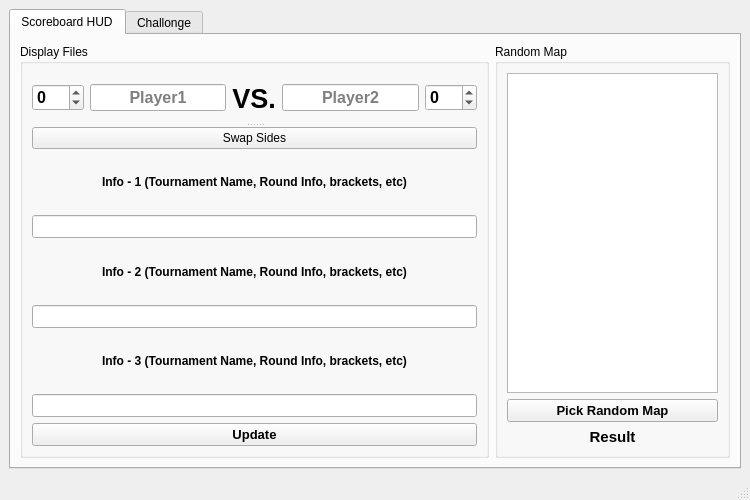
<?xml version="1.0" encoding="UTF-8"?>
<ui version="4.0">
 <class>elscontroller</class>
 <widget class="QMainWindow" name="elscontroller">
  <property name="geometry">
   <rect>
    <x>0</x>
    <y>0</y>
    <width>750</width>
    <height>500</height>
   </rect>
  </property>
  <property name="minimumSize">
   <size>
    <width>750</width>
    <height>500</height>
   </size>
  </property>
  <property name="acceptDrops">
   <bool>false</bool>
  </property>
  <property name="windowTitle">
   <string>Elsword Tournament Controller</string>
  </property>
  <widget class="QWidget" name="centralwidget">
   <layout class="QHBoxLayout" name="horizontalLayout">
    <item>
     <widget class="QTabWidget" name="info1LineEdit">
      <property name="minimumSize">
       <size>
        <width>0</width>
        <height>0</height>
       </size>
      </property>
      <property name="currentIndex">
       <number>0</number>
      </property>
      <widget class="QWidget" name="scoreboardTab">
       <attribute name="title">
        <string>Scoreboard HUD</string>
       </attribute>
       <layout class="QGridLayout" name="gridLayout_2">
        <item row="0" column="1">
         <widget class="QGroupBox" name="groupBoxRight">
          <property name="title">
           <string>Random Map</string>
          </property>
          <layout class="QGridLayout" name="gridLayout">
           <item row="0" column="0">
            <widget class="QListWidget" name="mapListWidget"/>
           </item>
           <item row="1" column="0">
            <widget class="QPushButton" name="pickMapButton">
             <property name="font">
              <font>
               <pointsize>10</pointsize>
               <weight>75</weight>
               <bold>true</bold>
              </font>
             </property>
             <property name="text">
              <string>Pick Random Map</string>
             </property>
            </widget>
           </item>
           <item row="2" column="0">
            <widget class="QLabel" name="mapResultLabel">
             <property name="font">
              <font>
               <pointsize>11</pointsize>
               <weight>75</weight>
               <bold>true</bold>
              </font>
             </property>
             <property name="text">
              <string>Result</string>
             </property>
             <property name="alignment">
              <set>Qt::AlignCenter</set>
             </property>
            </widget>
           </item>
          </layout>
         </widget>
        </item>
        <item row="0" column="0">
         <widget class="QGroupBox" name="groupBoxLeft">
          <property name="title">
           <string>Display Files</string>
          </property>
          <layout class="QHBoxLayout" name="horizontalLayout_4">
           <item>
            <widget class="QSplitter" name="splitter_2">
             <property name="orientation">
              <enum>Qt::Vertical</enum>
             </property>
             <property name="childrenCollapsible">
              <bool>false</bool>
             </property>
             <widget class="QWidget" name="layoutWidget">
              <layout class="QHBoxLayout" name="horizontalLayout_2" stretch="0,0,0,0,0">
               <item>
                <widget class="QSpinBox" name="p1SpinBox">
                 <property name="font">
                  <font>
                   <pointsize>12</pointsize>
                   <weight>75</weight>
                   <bold>true</bold>
                  </font>
                 </property>
                 <property name="styleSheet">
                  <string notr="true">selection-color:black;selection-background-color:white</string>
                 </property>
                 <property name="minimum">
                  <number>-99</number>
                 </property>
                </widget>
               </item>
               <item>
                <widget class="QLineEdit" name="p1LineEdit">
                 <property name="font">
                  <font>
                   <pointsize>12</pointsize>
                   <weight>75</weight>
                   <bold>true</bold>
                  </font>
                 </property>
                 <property name="alignment">
                  <set>Qt::AlignCenter</set>
                 </property>
                 <property name="placeholderText">
                  <string>Player1</string>
                 </property>
                </widget>
               </item>
               <item>
                <widget class="QLabel" name="label">
                 <property name="font">
                  <font>
                   <pointsize>20</pointsize>
                   <weight>75</weight>
                   <bold>true</bold>
                  </font>
                 </property>
                 <property name="text">
                  <string>VS.</string>
                 </property>
                 <property name="alignment">
                  <set>Qt::AlignCenter</set>
                 </property>
                </widget>
               </item>
               <item>
                <widget class="QLineEdit" name="p2LineEdit">
                 <property name="font">
                  <font>
                   <pointsize>12</pointsize>
                   <weight>75</weight>
                   <bold>true</bold>
                  </font>
                 </property>
                 <property name="alignment">
                  <set>Qt::AlignCenter</set>
                 </property>
                 <property name="placeholderText">
                  <string>Player2</string>
                 </property>
                </widget>
               </item>
               <item>
                <widget class="QSpinBox" name="p2SpinBox">
                 <property name="font">
                  <font>
                   <pointsize>12</pointsize>
                   <weight>75</weight>
                   <bold>true</bold>
                  </font>
                 </property>
                 <property name="styleSheet">
                  <string notr="true">selection-color:black;selection-background-color:white</string>
                 </property>
                 <property name="minimum">
                  <number>-99</number>
                 </property>
                </widget>
               </item>
              </layout>
             </widget>
             <widget class="QWidget" name="layoutWidget">
              <layout class="QVBoxLayout" name="verticalLayout">
               <item>
                <widget class="QPushButton" name="swapSidesButton">
                 <property name="text">
                  <string>Swap Sides</string>
                 </property>
                </widget>
               </item>
               <item>
                <widget class="QLabel" name="infoLabel">
                 <property name="font">
                  <font>
                   <weight>75</weight>
                   <bold>true</bold>
                  </font>
                 </property>
                 <property name="text">
                  <string>Info - 1 (Tournament Name, Round Info, brackets, etc)</string>
                 </property>
                 <property name="alignment">
                  <set>Qt::AlignCenter</set>
                 </property>
                </widget>
               </item>
               <item>
                <widget class="QLineEdit" name="file1LineEdit">
                 <property name="font">
                  <font>
                   <pointsize>10</pointsize>
                   <weight>75</weight>
                   <bold>true</bold>
                  </font>
                 </property>
                </widget>
               </item>
               <item>
                <widget class="QLabel" name="infoLabel_2">
                 <property name="font">
                  <font>
                   <weight>75</weight>
                   <bold>true</bold>
                  </font>
                 </property>
                 <property name="text">
                  <string>Info - 2 (Tournament Name, Round Info, brackets, etc)</string>
                 </property>
                 <property name="alignment">
                  <set>Qt::AlignCenter</set>
                 </property>
                </widget>
               </item>
               <item>
                <widget class="QLineEdit" name="file2LineEdit">
                 <property name="font">
                  <font>
                   <pointsize>10</pointsize>
                   <weight>75</weight>
                   <bold>true</bold>
                  </font>
                 </property>
                </widget>
               </item>
               <item>
                <widget class="QLabel" name="infoLabel_3">
                 <property name="font">
                  <font>
                   <weight>75</weight>
                   <bold>true</bold>
                  </font>
                 </property>
                 <property name="text">
                  <string>Info - 3 (Tournament Name, Round Info, brackets, etc)</string>
                 </property>
                 <property name="alignment">
                  <set>Qt::AlignCenter</set>
                 </property>
                </widget>
               </item>
               <item>
                <widget class="QLineEdit" name="file3LineEdit">
                 <property name="font">
                  <font>
                   <pointsize>10</pointsize>
                   <weight>75</weight>
                   <bold>true</bold>
                  </font>
                 </property>
                </widget>
               </item>
               <item>
                <widget class="QPushButton" name="updateButton">
                 <property name="font">
                  <font>
                   <pointsize>10</pointsize>
                   <weight>75</weight>
                   <bold>true</bold>
                  </font>
                 </property>
                 <property name="text">
                  <string>Update</string>
                 </property>
                </widget>
               </item>
              </layout>
             </widget>
            </widget>
           </item>
          </layout>
         </widget>
        </item>
       </layout>
      </widget>
      <widget class="QWidget" name="challongeTab">
       <attribute name="title">
        <string>Challonge</string>
       </attribute>
       <layout class="QHBoxLayout" name="horizontalLayout_3">
        <item>
         <widget class="QSplitter" name="splitter">
          <property name="sizePolicy">
           <sizepolicy hsizetype="Preferred" vsizetype="Preferred">
            <horstretch>0</horstretch>
            <verstretch>0</verstretch>
           </sizepolicy>
          </property>
          <property name="orientation">
           <enum>Qt::Horizontal</enum>
          </property>
          <property name="opaqueResize">
           <bool>true</bool>
          </property>
          <property name="childrenCollapsible">
           <bool>false</bool>
          </property>
          <widget class="QGroupBox" name="tournamentsGroupBox">
           <property name="sizePolicy">
            <sizepolicy hsizetype="MinimumExpanding" vsizetype="Preferred">
             <horstretch>1</horstretch>
             <verstretch>0</verstretch>
            </sizepolicy>
           </property>
           <property name="title">
            <string>Tournament/Match Selection</string>
           </property>
           <layout class="QVBoxLayout" name="verticalLayout_2">
            <item>
             <layout class="QFormLayout" name="formLayout">
              <property name="fieldGrowthPolicy">
               <enum>QFormLayout::AllNonFixedFieldsGrow</enum>
              </property>
              <item row="0" column="0">
               <widget class="QLabel" name="challongeDescriptionLabel">
                <property name="text">
                 <string>Challonge API Key:</string>
                </property>
               </widget>
              </item>
              <item row="1" column="0" colspan="2">
               <widget class="QLineEdit" name="apiLineEdit">
                <property name="sizePolicy">
                 <sizepolicy hsizetype="Expanding" vsizetype="Fixed">
                  <horstretch>0</horstretch>
                  <verstretch>0</verstretch>
                 </sizepolicy>
                </property>
                <property name="maxLength">
                 <number>100</number>
                </property>
                <property name="echoMode">
                 <enum>QLineEdit::Password</enum>
                </property>
               </widget>
              </item>
              <item row="2" column="0" colspan="2">
               <widget class="QPushButton" name="challongeSignInButton">
                <property name="sizePolicy">
                 <sizepolicy hsizetype="Minimum" vsizetype="Fixed">
                  <horstretch>0</horstretch>
                  <verstretch>0</verstretch>
                 </sizepolicy>
                </property>
                <property name="text">
                 <string>Sign In</string>
                </property>
               </widget>
              </item>
             </layout>
            </item>
            <item>
             <widget class="QListWidget" name="tournamentListWidget">
              <property name="sizePolicy">
               <sizepolicy hsizetype="Expanding" vsizetype="Expanding">
                <horstretch>0</horstretch>
                <verstretch>0</verstretch>
               </sizepolicy>
              </property>
              <property name="sizeAdjustPolicy">
               <enum>QAbstractScrollArea::AdjustToContents</enum>
              </property>
              <property name="resizeMode">
               <enum>QListView::Adjust</enum>
              </property>
             </widget>
            </item>
            <item>
             <layout class="QHBoxLayout" name="horizontalLayout_5">
              <item>
               <widget class="QPushButton" name="challongeBackButton">
                <property name="text">
                 <string>Back</string>
                </property>
               </widget>
              </item>
              <item>
               <widget class="QPushButton" name="challongeSelectButton">
                <property name="text">
                 <string>Select</string>
                </property>
               </widget>
              </item>
             </layout>
            </item>
            <item>
             <layout class="QHBoxLayout" name="horizontalLayout_6">
              <item>
               <widget class="QPushButton" name="challongeRefreshButton">
                <property name="text">
                 <string>Refresh</string>
                </property>
               </widget>
              </item>
              <item>
               <widget class="QPushButton" name="challongeSignOutButton">
                <property name="text">
                 <string>Sign Out</string>
                </property>
               </widget>
              </item>
             </layout>
            </item>
            <item>
             <layout class="QHBoxLayout" name="horizontalLayout_7">
              <item>
               <widget class="QPushButton" name="reopenMatchButton">
                <property name="enabled">
                 <bool>false</bool>
                </property>
                <property name="text">
                 <string>Re-Open</string>
                </property>
               </widget>
              </item>
              <item>
               <widget class="QPushButton" name="completedMatchesButton">
                <property name="enabled">
                 <bool>false</bool>
                </property>
                <property name="text">
                 <string>View Done</string>
                </property>
               </widget>
              </item>
             </layout>
            </item>
           </layout>
          </widget>
          <widget class="QGroupBox" name="matchGroupBox">
           <property name="enabled">
            <bool>true</bool>
           </property>
           <property name="sizePolicy">
            <sizepolicy hsizetype="Preferred" vsizetype="Preferred">
             <horstretch>2</horstretch>
             <verstretch>0</verstretch>
            </sizepolicy>
           </property>
           <property name="title">
            <string>Match Info</string>
           </property>
           <layout class="QVBoxLayout" name="verticalLayout_3">
            <item>
             <widget class="QSplitter" name="splitter_3">
              <property name="orientation">
               <enum>Qt::Vertical</enum>
              </property>
              <property name="childrenCollapsible">
               <bool>false</bool>
              </property>
              <widget class="QGroupBox" name="playerGroupBox">
               <property name="sizePolicy">
                <sizepolicy hsizetype="Preferred" vsizetype="Preferred">
                 <horstretch>0</horstretch>
                 <verstretch>1</verstretch>
                </sizepolicy>
               </property>
               <property name="title">
                <string/>
               </property>
               <layout class="QGridLayout" name="gridLayout_3">
                <item row="0" column="0">
                 <widget class="QLabel" name="matchP1Label">
                  <property name="sizePolicy">
                   <sizepolicy hsizetype="Preferred" vsizetype="Preferred">
                    <horstretch>0</horstretch>
                    <verstretch>0</verstretch>
                   </sizepolicy>
                  </property>
                  <property name="font">
                   <font>
                    <pointsize>13</pointsize>
                    <weight>75</weight>
                    <bold>true</bold>
                   </font>
                  </property>
                  <property name="autoFillBackground">
                   <bool>true</bool>
                  </property>
                  <property name="text">
                   <string>Player1</string>
                  </property>
                  <property name="alignment">
                   <set>Qt::AlignCenter</set>
                  </property>
                 </widget>
                </item>
                <item row="0" column="1">
                 <widget class="QLabel" name="matchVSLabel">
                  <property name="sizePolicy">
                   <sizepolicy hsizetype="Preferred" vsizetype="Preferred">
                    <horstretch>0</horstretch>
                    <verstretch>3</verstretch>
                   </sizepolicy>
                  </property>
                  <property name="font">
                   <font>
                    <pointsize>13</pointsize>
                    <weight>75</weight>
                    <bold>true</bold>
                   </font>
                  </property>
                  <property name="autoFillBackground">
                   <bool>true</bool>
                  </property>
                  <property name="text">
                   <string>VS.</string>
                  </property>
                  <property name="alignment">
                   <set>Qt::AlignCenter</set>
                  </property>
                 </widget>
                </item>
                <item row="0" column="2">
                 <widget class="QLabel" name="matchP2Label">
                  <property name="sizePolicy">
                   <sizepolicy hsizetype="Preferred" vsizetype="Preferred">
                    <horstretch>0</horstretch>
                    <verstretch>0</verstretch>
                   </sizepolicy>
                  </property>
                  <property name="font">
                   <font>
                    <pointsize>13</pointsize>
                    <weight>75</weight>
                    <bold>true</bold>
                   </font>
                  </property>
                  <property name="autoFillBackground">
                   <bool>true</bool>
                  </property>
                  <property name="text">
                   <string>Player2</string>
                  </property>
                  <property name="alignment">
                   <set>Qt::AlignCenter</set>
                  </property>
                 </widget>
                </item>
                <item row="1" column="1">
                 <widget class="QLabel" name="roundLabel">
                  <property name="sizePolicy">
                   <sizepolicy hsizetype="Preferred" vsizetype="Preferred">
                    <horstretch>0</horstretch>
                    <verstretch>1</verstretch>
                   </sizepolicy>
                  </property>
                  <property name="font">
                   <font>
                    <pointsize>11</pointsize>
                   </font>
                  </property>
                  <property name="statusTip">
                   <string>Link to brackets (opens in default browser).</string>
                  </property>
                  <property name="autoFillBackground">
                   <bool>true</bool>
                  </property>
                  <property name="text">
                   <string>Round 1</string>
                  </property>
                  <property name="alignment">
                   <set>Qt::AlignCenter</set>
                  </property>
                 </widget>
                </item>
                <item row="1" column="0">
                 <widget class="QPushButton" name="p1CopyNameButton">
                  <property name="text">
                   <string>Copy to Clipboard</string>
                  </property>
                 </widget>
                </item>
                <item row="1" column="2">
                 <widget class="QPushButton" name="p2CopyNameButton">
                  <property name="text">
                   <string>Copy to Clipboard</string>
                  </property>
                 </widget>
                </item>
               </layout>
              </widget>
              <widget class="QGroupBox" name="matchInfoGroupBox">
               <property name="sizePolicy">
                <sizepolicy hsizetype="Preferred" vsizetype="Preferred">
                 <horstretch>0</horstretch>
                 <verstretch>2</verstretch>
                </sizepolicy>
               </property>
               <property name="title">
                <string>Report Scores</string>
               </property>
               <layout class="QGridLayout" name="gridLayout_4">
                <item row="0" column="1">
                 <widget class="QLabel" name="matchHyphenLabel">
                  <property name="sizePolicy">
                   <sizepolicy hsizetype="Preferred" vsizetype="Preferred">
                    <horstretch>0</horstretch>
                    <verstretch>3</verstretch>
                   </sizepolicy>
                  </property>
                  <property name="font">
                   <font>
                    <pointsize>18</pointsize>
                    <weight>75</weight>
                    <bold>true</bold>
                   </font>
                  </property>
                  <property name="text">
                   <string>—</string>
                  </property>
                  <property name="alignment">
                   <set>Qt::AlignCenter</set>
                  </property>
                 </widget>
                </item>
                <item row="1" column="0">
                 <widget class="QCheckBox" name="p1WinnerCheckBox">
                  <property name="sizePolicy">
                   <sizepolicy hsizetype="Minimum" vsizetype="Fixed">
                    <horstretch>0</horstretch>
                    <verstretch>1</verstretch>
                   </sizepolicy>
                  </property>
                  <property name="text">
                   <string> Winner</string>
                  </property>
                 </widget>
                </item>
                <item row="1" column="2">
                 <widget class="QCheckBox" name="p2WinnerCheckBox">
                  <property name="sizePolicy">
                   <sizepolicy hsizetype="Minimum" vsizetype="Fixed">
                    <horstretch>0</horstretch>
                    <verstretch>1</verstretch>
                   </sizepolicy>
                  </property>
                  <property name="text">
                   <string> Winner</string>
                  </property>
                 </widget>
                </item>
                <item row="2" column="1">
                 <widget class="QPushButton" name="updateScoreboardButton">
                  <property name="sizePolicy">
                   <sizepolicy hsizetype="Minimum" vsizetype="Fixed">
                    <horstretch>0</horstretch>
                    <verstretch>1</verstretch>
                   </sizepolicy>
                  </property>
                  <property name="text">
                   <string>Update Scoreboard</string>
                  </property>
                 </widget>
                </item>
                <item row="0" column="2">
                 <widget class="QSpinBox" name="challongeP2SpinBox">
                  <property name="sizePolicy">
                   <sizepolicy hsizetype="Minimum" vsizetype="Fixed">
                    <horstretch>0</horstretch>
                    <verstretch>3</verstretch>
                   </sizepolicy>
                  </property>
                  <property name="font">
                   <font>
                    <pointsize>18</pointsize>
                    <weight>75</weight>
                    <bold>true</bold>
                   </font>
                  </property>
                  <property name="styleSheet">
                   <string notr="true">selection-color:black;selection-background-color:white</string>
                  </property>
                  <property name="alignment">
                   <set>Qt::AlignCenter</set>
                  </property>
                  <property name="minimum">
                   <number>-99</number>
                  </property>
                 </widget>
                </item>
                <item row="0" column="0">
                 <widget class="QSpinBox" name="challongeP1SpinBox">
                  <property name="sizePolicy">
                   <sizepolicy hsizetype="Minimum" vsizetype="Preferred">
                    <horstretch>0</horstretch>
                    <verstretch>2</verstretch>
                   </sizepolicy>
                  </property>
                  <property name="font">
                   <font>
                    <pointsize>18</pointsize>
                    <weight>75</weight>
                    <bold>true</bold>
                   </font>
                  </property>
                  <property name="styleSheet">
                   <string notr="true">selection-color:black;selection-background-color:white</string>
                  </property>
                  <property name="alignment">
                   <set>Qt::AlignCenter</set>
                  </property>
                  <property name="minimum">
                   <number>-99</number>
                  </property>
                 </widget>
                </item>
                <item row="2" column="2">
                 <widget class="QPushButton" name="challongeSubmitUpdateButton">
                  <property name="sizePolicy">
                   <sizepolicy hsizetype="Minimum" vsizetype="Fixed">
                    <horstretch>0</horstretch>
                    <verstretch>1</verstretch>
                   </sizepolicy>
                  </property>
                  <property name="text">
                   <string>Submit and Update</string>
                  </property>
                 </widget>
                </item>
                <item row="2" column="0">
                 <widget class="QPushButton" name="challongeSubmitButton">
                  <property name="sizePolicy">
                   <sizepolicy hsizetype="Minimum" vsizetype="Fixed">
                    <horstretch>0</horstretch>
                    <verstretch>1</verstretch>
                   </sizepolicy>
                  </property>
                  <property name="text">
                   <string>Submit to Challonge</string>
                  </property>
                 </widget>
                </item>
               </layout>
              </widget>
             </widget>
            </item>
           </layout>
          </widget>
         </widget>
        </item>
       </layout>
      </widget>
     </widget>
    </item>
   </layout>
  </widget>
  <widget class="QMenuBar" name="menubar">
   <property name="geometry">
    <rect>
     <x>0</x>
     <y>0</y>
     <width>750</width>
     <height>20</height>
    </rect>
   </property>
  </widget>
  <widget class="QStatusBar" name="statusbar"/>
 </widget>
 <resources/>
 <connections/>
</ui>
